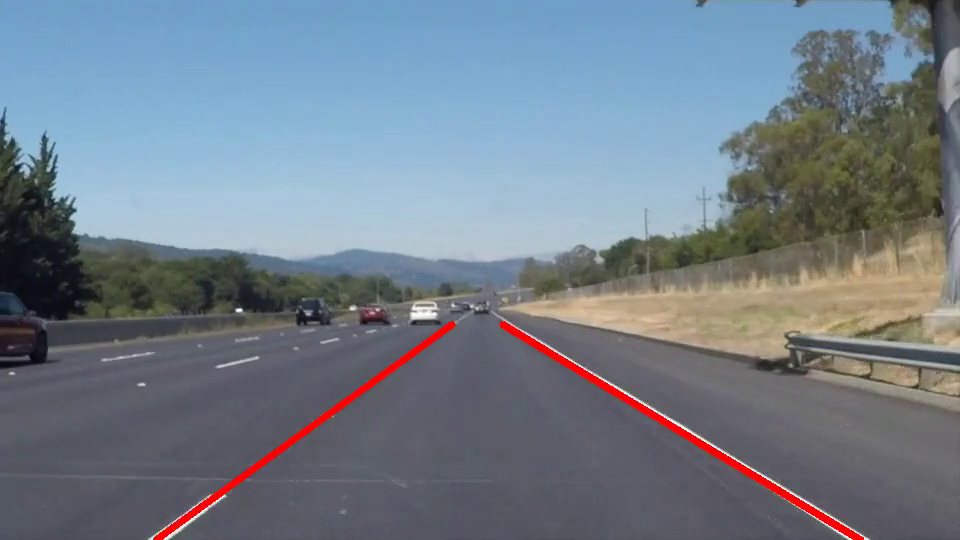
#> input picture frame 3 of 4day_course/Python/output.mp4, 960 x 540 px, given in place of solidWhiteRight.mp4, which was not available
$ python ex01.py
#> lines starting #> are read from the running program, lines starting #| are printed output that depends on the picture; after the words box and inside, x2 and y2 are one past the last pixel; in counts of white or black regions, pixels touching at a corner belong together
### python/OpenCV_Utils.py
import cv2
import numpy as np


# [16 lines left out: functions imageRead, imageShow, not called in this run]


def imageWrite(imagename, image):
    return cv2.imwrite(imagename, image)


def imageCopy(src):
    return np.copy(src)


# [52 lines left out: functions Video, imageParameters, not called in this run]


def getPixel(image, x, y, c=None):
    return image[y, x, c]


def setPixel(image, x, y, value, c=None):
    image[y, x, c] = value
    return image


def CutRectROI(image, x1, y1, x2, y2):
    return image[y1:y2, x1:x2]


# [26 lines left out: functions PasteRectROI, makeBlackImage, fillPolyROI, not called in this run]


def polyROI(image, points):
    mask = fillPolyROI(image, points)
    return cv2.bitwise_and(image, mask)


def convertColor(image, flag=cv2.COLOR_BGR2GRAY):
    return cv2.cvtColor(image, flag)


def splitImage(image):
    return cv2.split(image)


def mergeImage(channel1, channel2, channel3):
    return cv2.merge((channel1, channel2, channel3))


def rangeColor(image, lower, upper):
    result = imageCopy(image)
    return cv2.inRange(result, lower, upper)


# [4 lines left out: function splitColor, not called in this run]


def drawLine(image, point1, point2, color=(255, 0, 0), thickness=3, lineType=cv2.LINE_AA):
    result = imageCopy(image)
    return cv2.line(result, point1, point2, color, thickness, lineType)


def drawRect(image, point1, point2, color=(255, 0, 0), thickness=3, lineType=cv2.LINE_AA):
    result = imageCopy(image)
    return cv2.rectangle(result, point1, point2, color, thickness, lineType)


def drawCircle(image, center, radius, color=(255, 0, 0), thickness=3, lineType=cv2.LINE_AA):
    result = imageCopy(image)
    return cv2.circle(result, center, radius, color, thickness, lineType)


def drawEllipse(image, center, axis, angle, startAngle, endAngle, color=(255, 0, 0), thickness=3, lineType=cv2.LINE_AA):
    result = imageCopy(image)
    return cv2.ellipse(result, center, axis, angle, startAngle, endAngle, color, thickness, lineType)


# [4 lines left out: function drawPolygon, not called in this run]


def drawText(image, text, point=(10, 10), font=cv2.FONT_HERSHEY_PLAIN, fontScale=2.0, color=(255,255,255), thickness=3, lineType=cv2.LINE_AA):
    result = imageCopy(image)
    return cv2.putText(result, text, point, font, fontScale, color, thickness, lineType)


def addImage(image1, image2):
    return cv2.add(image1, image2)


# [5 lines left out: function addWeightedImage, not called in this run]


def imageThreshold(image, thresh=128, maxval=255, type=cv2.THRESH_BINARY):
    _, res = cv2.threshold(image, thresh=thresh, maxval=maxval, type=type)
    return res


def imageBlur(image, ksize):
    size = ((ksize+1) * 2 - 1, (ksize+1) * 2 - 1)
    return cv2.blur(image, size)


def imageGaussianBlur(image, ksize, sigmaX, sigmaY):
    size = ((ksize+1) * 2 - 1, (ksize+1) * 2 - 1)
    return cv2.GaussianBlur(image, ksize=size, sigmaX=sigmaX, sigmaY=sigmaY)


def imageMedianBlur(image, size):
    ksize = (size+1) * 2 - 1
    return cv2.medianBlur(image, ksize)


def imageBilateralFilter(image, size, sigmaColor, sigmaSpace):
    d = (size+1) * 2 - 1
    return cv2.bilateralFilter(image, d, sigmaColor=sigmaColor, sigmaSpace=sigmaSpace)


def imageFiltering(image, kernel, ddepth=-1):
    return cv2.filter2D(image, ddepth, kernel)


# [22 lines left out: functions imageEdgePrewitt, imageEdgeSobel, imageEdgeScharr, not called in this run]


def imageEdgeLaplacianCV(image):
    return cv2.Laplacian(image, -1)


# [14 lines left out: functions imageEdgeLaplacianFilter2D, imageEdgeLoG, not called in this run]


def cannyEdge(image, threshold1=100, threshold2=200):
    return cv2.Canny(image, threshold1, threshold2)


# [30 lines left out: functions computeHist, histogramEqualize, not called in this run]


def imageDilation(image, kernel, iterations):
    return cv2.dilate(image, kernel=kernel, iterations=iterations)


def imageErosion(image, kernel, iterations):
    return cv2.erode(image, kernel=kernel, iterations=iterations)


# [17 lines left out: functions imageMorphologicalGradient, imageOpening, imageClosing, not called in this run]


def imageMorphologyKernel(flag=cv2.MORPH_RECT, size=5):
    return cv2.getStructuringElement(flag, (size, size))


def imageMorphologyEx(image, op, kernel, iterations=1):
    return cv2.morphologyEx(image, op=op, kernel=kernel, iterations=iterations)


# [40 lines left out: functions imageResize, imageTranslation, imageRotation, imageAffineTransformation, imagePerspectiveTransformation, not called in this run]


def houghLines(image, rho=1, theta=np.pi/180, threshold=100):
    return cv2.HoughLines(image, rho, theta, threshold)


# [16 lines left out: function drawHoughLines, not called in this run]


def houghLinesP(image, rho=1.0, theta=np.pi/180, threshold=100, minLineLength=10, maxLineGap=100):
    return cv2.HoughLinesP(image, rho, theta, threshold, minLineLength=minLineLength, maxLineGap=maxLineGap)


# [52 lines left out: functions drawHoughLinesP, splitTwoSideLines, splitOneSideLines, medianPoint, not called in this run]


def interpolate(x1, y1, x2, y2, y):
    return int(float(y - y1) * float(x2-x1) / float(y2-y1) + x1)


# [36 lines left out: functions lineFittingOneSide, lineFitting, not called in this run]


def houghCircles(image, method=cv2.HOUGH_GRADIENT, dp = 1, minDist = 10, canny = 50, threshold = 30, minRadius = 0, maxRadius = 0):
    circles = cv2.HoughCircles(image, method, dp, minDist, param1=canny, param2=threshold, minRadius=minRadius, maxRadius=maxRadius)
    return circles


# [8 lines left out: function drawHoughCircles, not called in this run]

### 4day_course/Python/ex01.py
from OpenCV_Functions import *
def imageProcessing2(image):
    result = imageCopy(image)
    for i in range(0, 200):
        for j in range(0, 200):
            result = setPixel(result, i, j, [255,255,255])
    return result

def Video2(openpath, savepath = "output.avi"):
#> called with savepath = 'output.mp4'
    cap = cv2.VideoCapture(openpath)
    if cap.isOpened():
        print("Video Opened")
    else:
        print("Video Not Opened")
        print("Program Abort")
        exit()
    fps = int(cap.get(cv2.CAP_PROP_FPS))
    width = int(cap.get(cv2.CAP_PROP_FRAME_WIDTH))
    height = int(cap.get(cv2.CAP_PROP_FRAME_HEIGHT))
    fourcc = int(cap.get(cv2.CAP_PROP_FOURCC))
    out = cv2.VideoWriter(savepath, fourcc, fps, (width, height), True)
    cv2.namedWindow("Input", cv2.WINDOW_GUI_EXPANDED)
    cv2.namedWindow("Output", cv2.WINDOW_GUI_EXPANDED)
    import OpenCV_Functions
    while cap.isOpened():
        # Capture frame-by-frame
        ret, frame = cap.read()
#> frame is the input picture: shape (540, 960, 3); mean B, G, R 137.1, 125.8, 114.6
        if ret:
            # Our operations on the frame come here
            output = imageProcessing2(frame)
#> after the loop in imageProcessing2, `for i in range(0, 200):`:
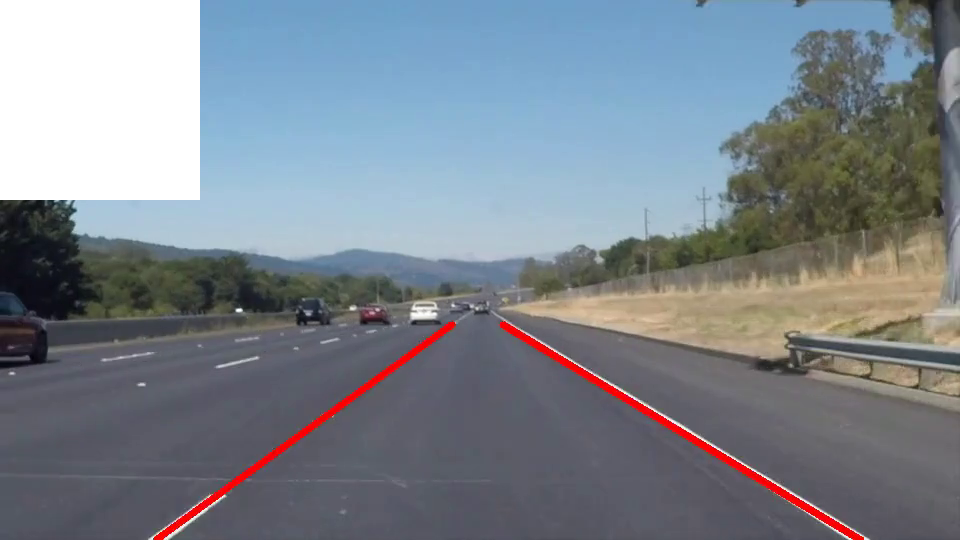
#> result: shape (540, 960, 3); 7.72% of pixels changed, all inside (x1, y1, x2, y2) = (0, 0, 200, 200)
            # Write frame-by-frame
            out.write(output)
            # Display the resulting frame
            cv2.imshow("Input", frame)
            cv2.waitKey();
            cv2.imshow("Output", output)
        else:
            break
        # waitKey(int(1000.0/fps)) for matching fps of video
        if cv2.waitKey(int(1000.0/fps)) & 0xFF == ord('q'):
#> (key q is pressed here)
            break
    # When everything done, release the capture
    cap.release()
    out.release()
    cv2.destroyAllWindows()
    return

road_video_01 = "/home/opencv-mds/OpenCV_in_Ubuntu/Data/Lane_Detection_Videos/solidWhiteRight.mp4"
#road_video_01 = "/home/opencv-mds/OpenCV_in_Ubuntu/Data/Lane_Detection_Images/test.png"

Video2(road_video_01, "output.mp4")

$ run again, starting later in the video
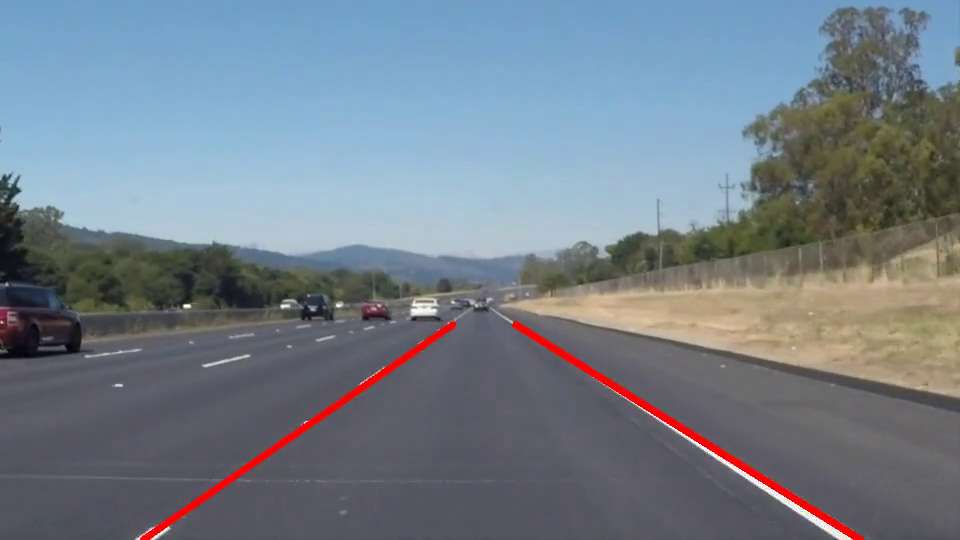
#> input picture frame 16 of 4day_course/Python/output.mp4, 960 x 540 px, given in place of solidWhiteRight.mp4, which was not available
#> in Video2, frame is the input picture: shape (540, 960, 3); mean B, G, R 137.6, 126.8, 116
#> after the loop in imageProcessing2, `for i in range(0, 200):`:
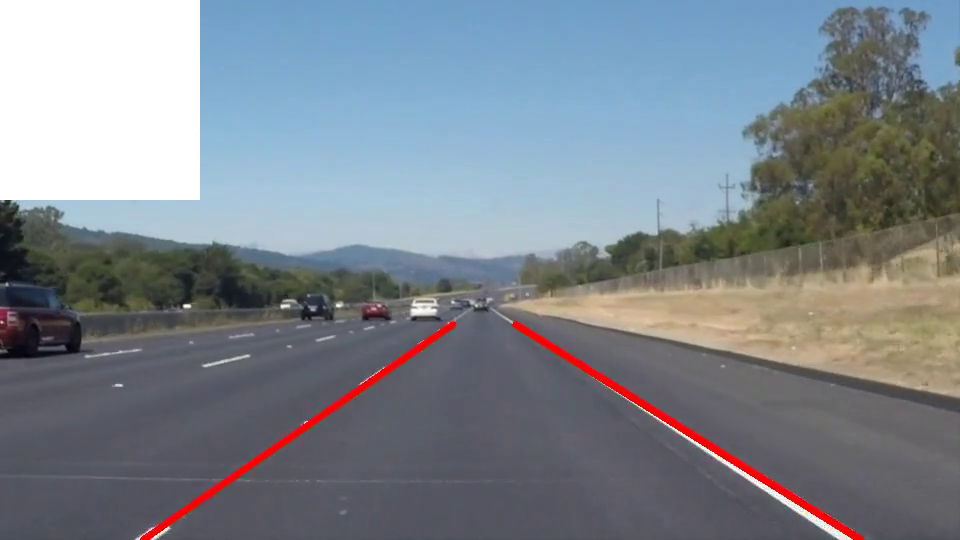
#> result: shape (540, 960, 3); 7.72% of pixels changed, all inside (x1, y1, x2, y2) = (0, 0, 200, 200)

$ run again, starting later in the video
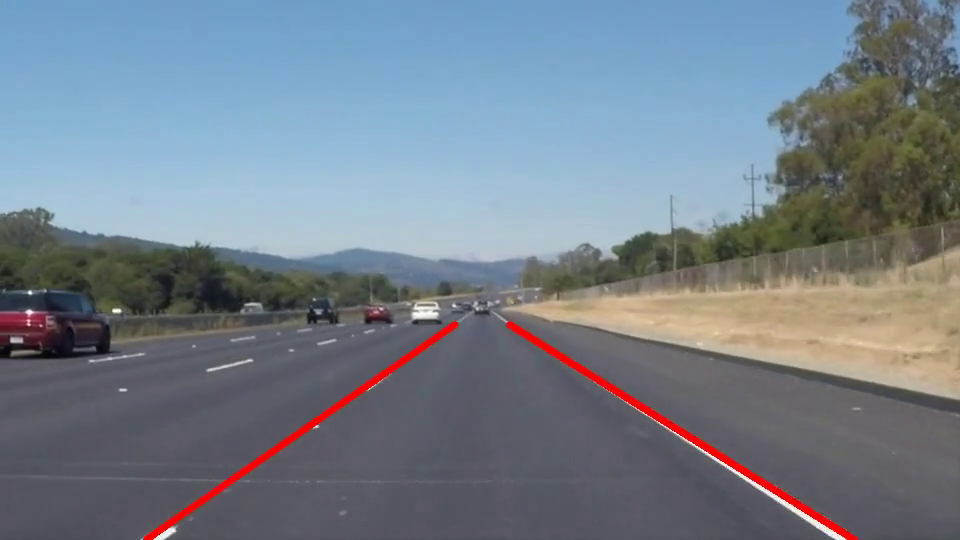
#> input picture frame 28 of 4day_course/Python/output.mp4, 960 x 540 px, given in place of solidWhiteRight.mp4, which was not available
#> in Video2, frame is the input picture: shape (540, 960, 3); mean B, G, R 138.5, 127.4, 116.9
#> after the loop in imageProcessing2, `for i in range(0, 200):`:
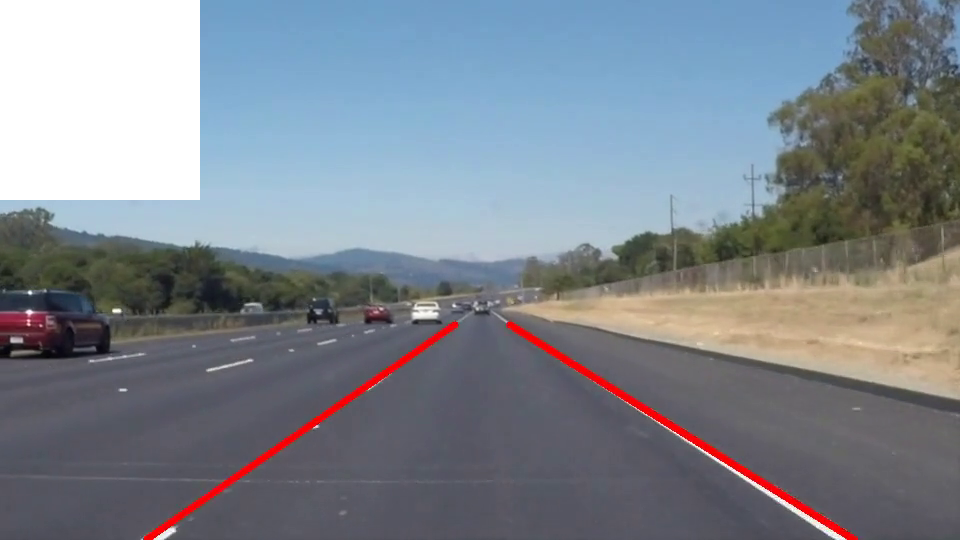
#> result: shape (540, 960, 3); 7.72% of pixels changed, all inside (x1, y1, x2, y2) = (0, 0, 200, 200)
